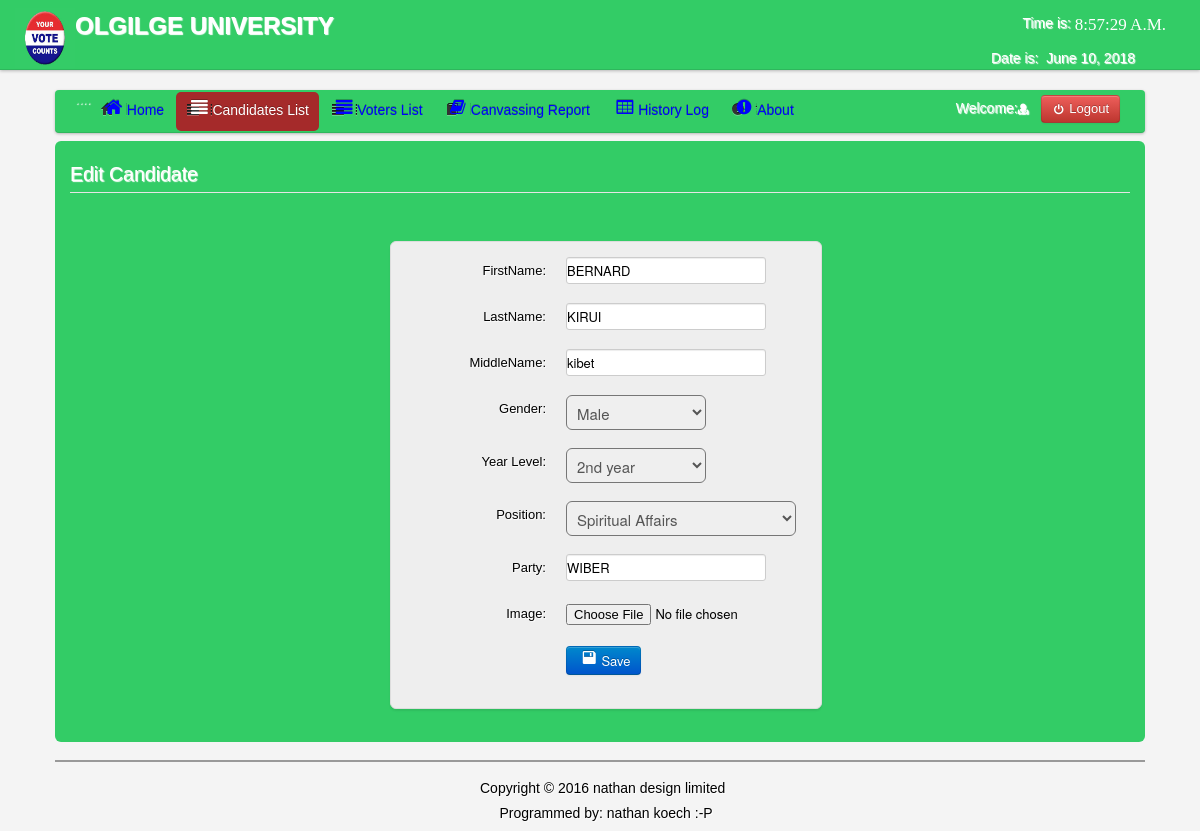
The app's page /presiding/edit_candidate.php?id=211 (signed in) with its own data.
### tables this page shows
CREATE TABLE IF NOT EXISTS `candidate` (
  `CandidateID` int(11) NOT NULL AUTO_INCREMENT,
  `abc` varchar(100) NOT NULL,
  `Position` varchar(200) NOT NULL,
  `Party` varchar(100) NOT NULL,
  `FirstName` varchar(200) NOT NULL,
  `LastName` varchar(200) NOT NULL,
  `MiddleName` varchar(100) NOT NULL,
  `Gender` varchar(6) NOT NULL,
  `Year` varchar(100) NOT NULL,
  `Photo` varchar(200) NOT NULL,
  `status` int(10) NOT NULL,
  PRIMARY KEY (`CandidateID`)
);

### presiding/edit_candidate.php (the view, shortened to what this page needs)
<?php
include('header.php');
include('session.php');
$get_id=$_GET['id'];
?>
</head>
<body>
<?php include('nav_top.php'); ?>
<div class="wrapper">
<div class="home_body">
<div class="navbar">
	<div class="navbar-inner">
	<div class="container">
	<ul class="nav nav-pills">
	  <li>....</li>
	  <li><a href="home.php"><i class="icon-home icon-large"></i>Home</a></li>
	  <li class="active"><a  href="candidate_list.php"><i class="icon-align-justify icon-large"></i>Candidates List</a></li>
	  <li class=""><a  href="voter_list.php"><i class="icon-align-justify icon-large"></i>Voters List</a></li>
		 <li><a  href="canvassing_report.php"><i class="icon-book icon-large"></i>Canvassing Report</a></li>
		    <li><a  href="History.php"><i class="icon-table icon-large"></i>History Log</a>
		   <li><a data-toggle="modal" href="#about"><i class="icon-exclamation-sign icon-large"></i>About</a></li>
	 </ul>
	<form class="navbar-form pull-right">
		<?php $result=mysql_query("select * from users where User_id='$id_session'");
	$row=mysql_fetch_array($result);
	?>
	<font color="white">Welcome:<i class="icon-user-md"></i><?php echo $row['User_Type']; ?></font>
	<a class="btn btn-danger" id="logout" data-toggle="modal" href="#myModal"><i class="icon-off"></i>&nbsp;Logout</a>
	</form>
	</div>
	</div>
	</div>
	<div id="element" class="hero-body">
	<?php
	$result=mysql_query("select * from candidate where CandidateID='$get_id'") or die(mysql_error());
	$row=mysql_fetch_array($result);
	?>
	<form method="POST"  class="form-horizontal" enctype="multipart/form-data">
    <fieldset>
    <legend><font color="white">Edit Candidate</font></legend>
	<div class="candidate_margin">
	<ul class="thumbnails_new_voter">
    <li class="span3">
    <div class="thumbnail_new_voter">
	<div class="control-group">
    <label class="control-label" for="input01">FirstName:</label>
    <div class="controls">
    <input type="text" name="rfirstname" class="rfirstname" value="<?php echo $row['FirstName']; ?>">
    </div>
    </div>
	<div class="control-group">
    <label class="control-label" for="input01">LastName:</label>
    <div class="controls">
    <input type="text" name="rlastname" class="rlastname" value="<?php echo $row['LastName']; ?>">
    </div>
    </div>
	<div class="control-group">
    <label class="control-label" for="input01">MiddleName:</label>
    <div class="controls">
    <input type="text" name="rname" class="rname" value="<?php echo $row['MiddleName']; ?>">
    </div>
    </div>
	<div class="control-group">
    <label class="control-label" for="input01">Gender:</label>
    <div class="controls">
   <select name="rgender" class="rgender" id="span2">
   <option><?php echo $row['Gender']; ?></option>
	</select>
    </div>
    </div>
	<div class="control-group">
    <label class="control-label" for="input01">Year Level:</label>
    <div class="controls">
   <select name="ryear" class="ryear" id="span2">
     <option><?php echo $row['Year']; ?></option>
	</select>
    </div>
    </div>
	<div class="control-group">
    <label class="control-label" for="input01">Position:</label>
    <div class="controls">
   <select name="rposition" class="rposition" id="span90">
    <option><?php echo $row['Position']; ?></option>
	</select>
    </div>
    </div>
		<div class="control-group">
    <label class="control-label" for="input01">Party:</label>
    <div class="controls">
    <input type="text" name="party" class="party" value="<?php echo $row['Party']; ?>">
    </div>
    </div>
<div class="control-group">
	<label class="control-label" for="input01">Image:</label>
    <div class="controls">
	<input type="file" name="image" class="font">
    </div>
    </div>
	<div class="control-group">
    <div class="controls">
	<button class="btn btn-primary" name="save"><i class="icon-save icon-large"></i>Save</button>
    </div>
    </div>
    </fieldset>
    </form>
	</div>
	<?php include('footer.php')?>
</div>
</div>
</body>
</html>

### presiding/css/Home.css (style rules this page uses)
* { margin:0; padding:0; }
body { font-family:"Trebuchet MS", "Myriad Pro", Arial, sans-serif; font-size:14px; background-color: #fff; background:#f4f4f4 url(../images/bg.gif) repeat top left; text-shadow:1px 1px 1px #fff; background-position: 0 0px; }
.wrapper { width:1090px; margin:10px auto; }
.navbar .navbar-inner { background: #3C6; }

### records on screen
candidate: rfirstname "BERNARD", rlastname "KIRUI", rname "kibet", rgender "Male", ryear "2nd year", rposition "Spiritual Affairs", party "WIBER"
